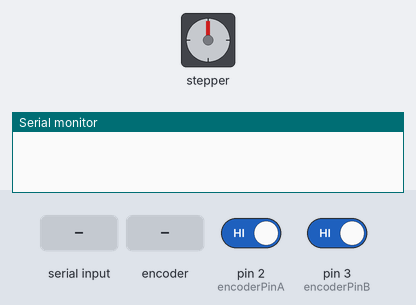
Bench run of a sketch on a simulated Arduino Uno, built with avr-gcc and run on an emulated ATmega328P. Parts: stepper motor, the last lines printed to the serial monitor. Inputs (shaded band) come from the test bench; at power-on: pin 2 (encoderPinA) HIGH, pin 3 (encoderPinB) HIGH. Stepper angles assume 200 steps per turn.

Above: at 1.2 s.
1.3 s: "5\n" received over Serial
At 4.2 s:
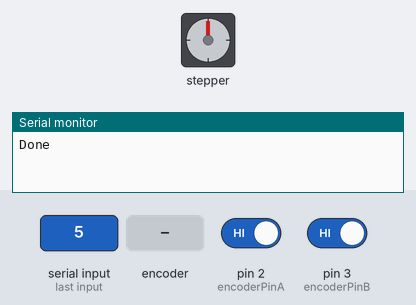
4.3 s: "90,45\n" received over Serial
At 5.4 s:
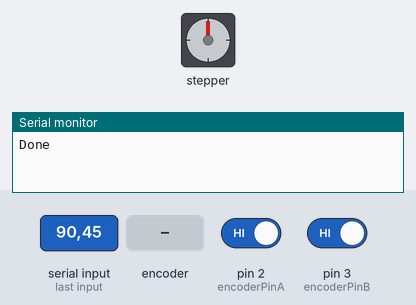
10.3 s: rotary encoder on pin 2 (encoderPinA) / pin 3 (encoderPinB) turned 1 step (first pin leading)
At 27.36 s:
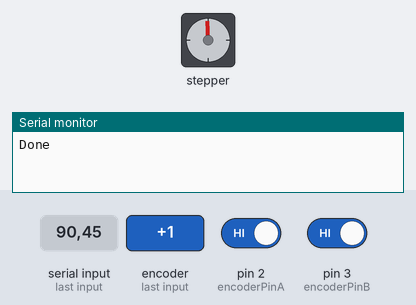
Timing chart, 0 to 41.3 s (numbered marks = the images above; inputs shaded):
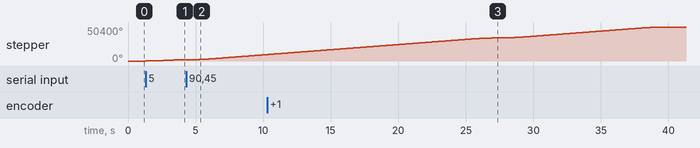

Measured:
- after the input at 1.3 s, stepper: keeps turning clockwise at about 632°/s, starting at once
- after the input at 4.3 s, stepper: keeps turning clockwise at about 1297°/s, starting at once

The sketch:

motor_ctrl.ino
```cpp
#include <AccelStepper.h>

#define stepPin 5
#define dirPin 8
#define motorInterfaceType 1

// Encoder pins
#define encoderPinA 2
#define encoderPinB 3

volatile long encoderCount = 0;
int lastEncoded = 0;
long lastEncoderCount = 0;
unsigned long lastCheckTime = 0;

AccelStepper stepper = AccelStepper(motorInterfaceType, stepPin, dirPin);

void setup() {
  Serial.begin(115200);
  pinMode(encoderPinA, INPUT_PULLUP);
  pinMode(encoderPinB, INPUT_PULLUP);
  attachInterrupt(digitalPinToInterrupt(encoderPinA), updateEncoder, CHANGE);
  attachInterrupt(digitalPinToInterrupt(encoderPinB), updateEncoder, CHANGE);

  stepper.setMaxSpeed(1000);
  stepper.setAcceleration(500);
}

void loop() {
  if (Serial.available() > 0) {
    float distance = Serial.parseFloat();  // Read the incoming distance
    moveMotor(distance);
    Serial.println("Done");  // Send confirmation back to Python
  }
  // stepper.run();
}

void moveMotor(float cm) {
  long targetSteps = cm * 200;
  stepper.move(targetSteps);  // Queue the movement
  while (stepper.distanceToGo() != 0) {
    stepper.run();  // Continuously run the stepper motor until the target is reached
  }
}

void updateEncoder() {
  int MSB = digitalRead(encoderPinA);
  int LSB = digitalRead(encoderPinB);
  int encoded = (MSB << 1) | LSB;
  int sum = (lastEncoded << 2) | encoded;

  if (sum == 0b1101 || sum == 0b0100 || sum == 0b0010 || sum == 0b1011) encoderCount++;
  if (sum == 0b1110 || sum == 0b0111 || sum == 0b0001 || sum == 0b1000) encoderCount--;
  lastEncoded = encoded;
}
```
